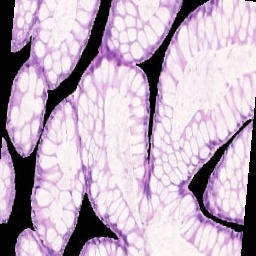
#> input picture ORB_DETECTOR_SWAYAM/AUGMENTATION_AND_REGISTRATION/final_augmented/aug_4.jpg, 256 x 256 px, found by its file name
$ python registration.py
#> lines starting #> are read from the running program, lines starting #| are printed output that depends on the picture
"""
1. Import deformed and reference image
2. Convert to greyscale
3. Initialize ORB object
4. Find key points and define them
5. Match keypoints (reference to deformed)
6. Error filtering - using RANSAC
7. Register 2 images(use homology)
"""
import cv2
import numpy as np

im1 = cv2.imread('C:/ORB_DETECTOR_SWAYAM/AUGMENTATION_AND_REGISTRATION/final_augmented/aug_4.jpg')#image to be registered
#> im1 is the input picture: shape (256, 256, 3); mean B, G, R 191.3, 172.3, 191.4
im2 = cv2.imread('C:/ORB_DETECTOR_SWAYAM/AUGMENTATION_AND_REGISTRATION/input/before.jpg')#reference image
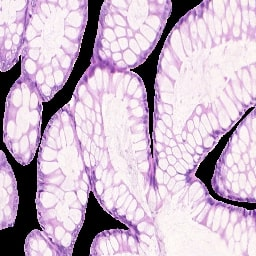
#> input picture ORB_DETECTOR_SWAYAM/AUGMENTATION_AND_REGISTRATION/input/before.jpg, 256 x 256 px, found by its file name
#> im2 is the input picture: shape (256, 256, 3); mean B, G, R 199.9, 180.5, 200.3

img1 = cv2.cvtColor(im1, cv2.COLOR_BGR2GRAY)
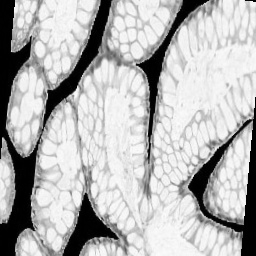
#> img1: shape (256, 256); min 0, max 254, mean 180.2
img2 = cv2.cvtColor(im2, cv2.COLOR_BGR2GRAY)
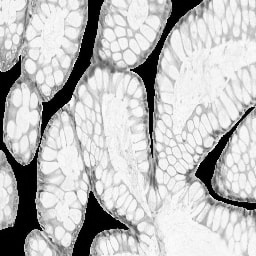
#> img2: shape (256, 256); min 0, max 254, mean 188.7

orb = cv2.ORB_create(1000)

kp1, des1 = orb.detectAndCompute(img1, None)
#> kp1 = 816 keypoints; strongest (x, y, size): (49, 91, 31), (137, 64, 31), (137, 65, 37.2), (86, 195, 31)
kp2, des2 = orb.detectAndCompute(img2, None)
#> kp2 = 817 keypoints; strongest (x, y, size): (44, 103, 31), (131, 70, 31), (91, 193, 31), (196, 175, 31)

matcher = cv2.DescriptorMatcher_create(cv2.DESCRIPTOR_MATCHER_BRUTEFORCE_HAMMING)

#MATCH DESCRIPTORS
matches = matcher.match(des1, des2, None)
#> matches = 816 matches
matches = sorted(matches, key=lambda x:x.distance)

points1 = np.zeros((len(matches), 2), dtype = np.float32)
#> points1 = 816 pairs, first value 0 to 0, second value 0 to 0
points2 = np.zeros((len(matches), 2), dtype = np.float32)
#> points2 = 816 pairs, first value 0 to 0, second value 0 to 0
for i, match in enumerate(matches):
    points1[i, :] = kp1[match.queryIdx].pt
    points2[i, :] = kp2[match.trainIdx].pt
#> after the loop, points1 = 816 pairs, first value 31 to 223, second value 31 to 224; points2 = 816 pairs, first value 31 to 224, second value 33 to 223

h, mask = cv2.findHomography(points1, points2, cv2.RANSAC)#to fond the homography image
#> h = [[1.03, 0.0945, -15.19], [-0.107, 0.909, 25.75], [2.53e-05, 1.53e-05, 1]]; mask = 816 values, max 1 at index 0, min 0 at index 13, mean 0.77

#using homography
height, width, channels = im2.shape
#> height = 256; width = 256; channels = 3
im1Reg = cv2.warpPerspective(im1, h, (width, height))
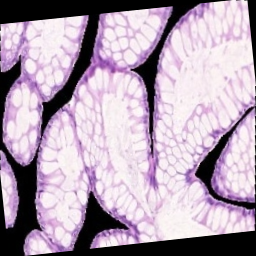
#> im1Reg: shape (256, 256, 3); mean B, G, R 178.5, 160.8, 178.7


img3 = cv2.drawMatches(img1, kp1, img2, kp2, matches[:100], None)
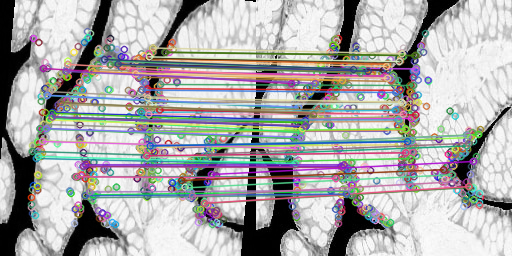
#> img3: shape (256, 512, 3); mean of channels 0, 1, 2 171, 170.7, 171.4; drawn as B, G, R
cv2.imshow("Matchpoints Image", img3)
cv2.imshow("Registered Image", im1Reg)
cv2.waitKey(0)
